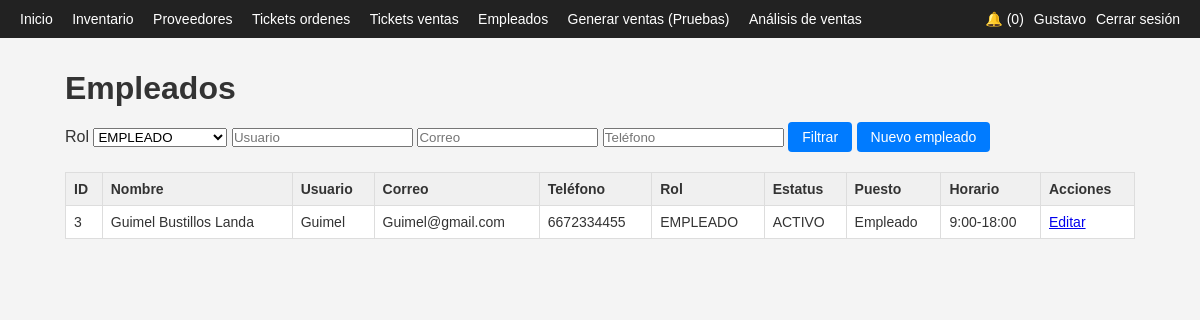
Page /app/empleados_list.php?rol=EMPLEADO (signed in) on the committed database.
### tables this page shows
CREATE TABLE `empleados` (
  `id_empleado` int(11) NOT NULL,
  `nombre` varchar(100) NOT NULL,
  `apellido` varchar(100) NOT NULL,
  `usuario` varchar(50) NOT NULL,
  `password_hash` varchar(255) NOT NULL,
  `rol` enum('ADMINISTRADOR','EMPLEADO') NOT NULL DEFAULT 'EMPLEADO',
  `correo` varchar(150) NOT NULL,
  `telefono` varchar(20) DEFAULT NULL,
  `estatus` enum('ACTIVO','INACTIVO') NOT NULL DEFAULT 'ACTIVO',
  `puesto` varchar(100) DEFAULT NULL,
  `horario` varchar(100) DEFAULT NULL,
  `fecha_registro` timestamp NOT NULL DEFAULT current_timestamp()
);

### app/empleados_list.php (the view, shortened to what this page needs)
<?php
include 'header.php';
$rol      = $_GET['rol'] ?? '';
$usuario  = $_GET['usuario'] ?? '';
$correo   = $_GET['correo'] ?? '';
$telefono = $_GET['telefono'] ?? '';
$sql = "SELECT * FROM empleados WHERE 1=1";
$params = [];
if ($rol !== '') {
    $sql .= " AND rol = ?";
    $params[] = $rol;
}
$stmt = $pdo->prepare($sql);
$stmt->execute($params);
$empleados = $stmt->fetchAll();
?>
<h1>Empleados</h1>
<form method="get" class="filtros">
    <label>Rol</label>
    <select name="rol">
        <option value="EMPLEADO" <?php echo $rol === 'EMPLEADO' ? 'selected' : ''; ?>>EMPLEADO</option>
    </select>
    <input type="text" name="usuario" placeholder="Usuario" value="<?php echo htmlspecialchars($usuario); ?>">
    <input type="text" name="correo" placeholder="Correo" value="<?php echo htmlspecialchars($correo); ?>">
    <input type="text" name="telefono" placeholder="Teléfono" value="<?php echo htmlspecialchars($telefono); ?>">
    <button type="submit">Filtrar</button>
    <a class="btn" href="empleados_form.php">Nuevo empleado</a>
</form>
<table class="tabla">
    <thead>
        <tr>
            <th>ID</th>
            <th>Nombre</th>
            <th>Usuario</th>
            <th>Correo</th>
            <th>Teléfono</th>
            <th>Rol</th>
            <th>Estatus</th>
            <th>Puesto</th>
            <th>Horario</th>
            <th>Acciones</th>
        </tr>
    </thead>
    <tbody>
        <?php foreach ($empleados as $e): ?>
        <tr>
            <td><?php echo $e['id_empleado']; ?></td>
            <td><?php echo htmlspecialchars($e['nombre'] . ' ' . $e['apellido']); ?></td>
            <td><?php echo htmlspecialchars($e['usuario']); ?></td>
            <td><?php echo htmlspecialchars($e['correo']); ?></td>
            <td><?php echo htmlspecialchars($e['telefono']); ?></td>
            <td><?php echo htmlspecialchars($e['rol']); ?></td>
            <td><?php echo htmlspecialchars($e['estatus']); ?></td>
            <td><?php echo htmlspecialchars($e['puesto']); ?></td>
            <td><?php echo htmlspecialchars($e['horario']); ?></td>
<td>
    <a href="empleados_form.php?id=<?php echo $e['id_empleado']; ?>">Editar</a>
</td>
        </tr>
        <?php endforeach; ?>
    </tbody>
</table>
<?php include 'footer.php'; ?>

### app/styles.css (style rules this page uses)
* { box-sizing: border-box; margin: 0; padding: 0; font-family: Arial, sans-serif; }
body { background-color: #f4f4f4; color: #333; }
h1, h2 { margin-bottom: 15px; }
.form, .form-inline, .filtros { margin-bottom: 20px; }
button, .btn { display: inline-block; padding: 7px 14px; border-radius: 4px; border: none; background-color: #007bff; color: #fff; text-decoration: none; cursor: pointer; font-size: 14px; }
.tabla { width: 100%; border-collapse: collapse; margin-top: 10px; background-color: #fff; }
.tabla th, .tabla td { border: 1px solid #ddd; padding: 8px; font-size: 14px; }
.tabla th { background-color: #f0f0f0; text-align: left; }

### rows in the picture
empleados: id_empleado "3", nombre+apellido "Guimel Bustillos Landa", usuario "Guimel", correo "Guimel@gmail.com", telefono "6672334455", rol "EMPLEADO", estatus "ACTIVO", puesto "Empleado", horario "9:00-18:00"

### other values in the picture
$contador_notif "0"
$_SESSION['nombre'] "Gustavo"
